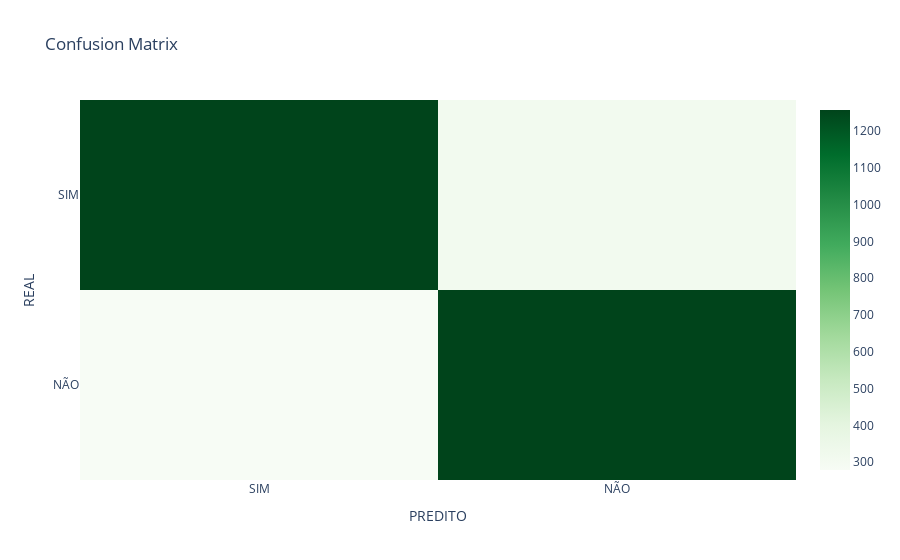

Notebook source saved alongside this figure:
### Code cell
confusion_matrix_data = confusion_matrix(y_teste, predito_ArvoreDecisao)
plot_confusion_matrix(confusion_matrix_data)

### Figure 1 — Plotly figure (JSON) as saved in the notebook; plotly's stock layout.template omitted (floating-point values rounded to 4 significant figures)
{"data": [{"colorscale": [[0, "rgb(247,252,245)"], [0.125, "rgb(229,245,224)"], [0.25, "rgb(199,233,192)"], [0.375, "rgb(161,217,155)"], [0.5, "rgb(116,196,118)"], [0.625, "rgb(65,171,93)"], [0.75, "rgb(35,139,69)"], [0.875, "rgb(0,109,44)"], [1, "rgb(0,68,27)"]], "hovertemplate": "REAL: %{y}<br>PREDITO: %{x}<br>QUANTIDADE: %{z}", "name": "", "type": "heatmap", "x": ["SIM", "NÃO"], "y": ["NÃO", "SIM"], "z": [[279, 1257], [1256, 313]]}], "layout": {"title": {"text": "Confusion Matrix"}, "xaxis": {"title": {"text": "PREDITO"}}, "yaxis": {"title": {"text": "REAL"}}}}
